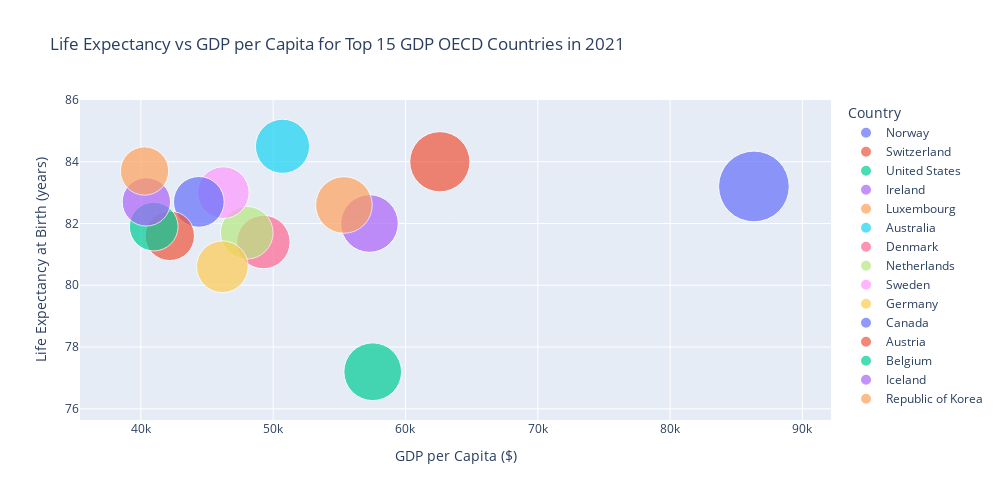

Notebook cell for this chart:
### Code cell
# Create the scatter plot for year 2021 to show how life expectancy looks for top 15 wealthier countries

fig = px.scatter(
    top_15_gdp,
    x='GDP per Capita',
    y='Life Expectancy',
    color='Country',
    #size='Population',
    size='GDP per Capita',
    hover_name='Country',
    #title='Life Expectancy vs GDP per Capita for Top 10 and Bottom 10 GDP OECD Countries in 2021',
    title='Life Expectancy vs GDP per Capita for Top 15 GDP OECD Countries in 2021',    
    labels={'GDP per Capita': 'GDP per Capita ($)', 'Life Expectancy': 'Life Expectancy at Birth (years)'},
    size_max=50
)
# Update the layout to set the size
fig.update_layout(
    width=1000,  # Set the width to 1000 pixels
    height=500   # Set the height to 500 pixels
)

# Save the figure as an HTML file
fig.write_html("../output/graphs/Fig10.html")

# Show the plot
fig.show()

### Figure 1 — Plotly figure (JSON) as saved in the notebook; plotly's stock layout.template omitted (floating-point values rounded to 4 significant figures)
{"data": [{"hovertemplate": "<b>%{hovertext}</b><br><br>Country=Norway<br>GDP per Capita ($)=%{marker.size}<br>Life Expectancy at Birth (years)=%{y}<extra></extra>", "hovertext": ["Norway"], "legendgroup": "Norway", "marker": {"color": "#636efa", "size": [86335], "sizemode": "area", "sizeref": 34.53, "symbol": "circle"}, "mode": "markers", "name": "Norway", "orientation": "v", "showlegend": true, "type": "scatter", "x": [86335], "xaxis": "x", "y": [83.2], "yaxis": "y"}, {"hovertemplate": "<b>%{hovertext}</b><br><br>Country=Switzerland<br>GDP per Capita ($)=%{marker.size}<br>Life Expectancy at Birth (years)=%{y}<extra></extra>", "hovertext": ["Switzerland"], "legendgroup": "Switzerland", "marker": {"color": "#EF553B", "size": [62595], "sizemode": "area", "sizeref": 34.53, "symbol": "circle"}, "mode": "markers", "name": "Switzerland", "orientation": "v", "showlegend": true, "type": "scatter", "x": [62595], "xaxis": "x", "y": [84], "yaxis": "y"}, {"hovertemplate": "<b>%{hovertext}</b><br><br>Country=United States<br>GDP per Capita ($)=%{marker.size}<br>Life Expectancy at Birth (years)=%{y}<extra></extra>", "hovertext": ["United States"], "legendgroup": "United States", "marker": {"color": "#00cc96", "size": [57523], "sizemode": "area", "sizeref": 34.53, "symbol": "circle"}, "mode": "markers", "name": "United States", "orientation": "v", "showlegend": true, "type": "scatter", "x": [57523], "xaxis": "x", "y": [77.2], "yaxis": "y"}, {"hovertemplate": "<b>%{hovertext}</b><br><br>Country=Ireland<br>GDP per Capita ($)=%{marker.size}<br>Life Expectancy at Birth (years)=%{y}<extra></extra>", "hovertext": ["Ireland"], "legendgroup": "Ireland", "marker": {"color": "#ab63fa", "size": [57278], "sizemode": "area", "sizeref": 34.53, "symbol": "circle"}, "mode": "markers", "name": "Ireland", "orientation": "v", "showlegend": true, "type": "scatter", "x": [57278], "xaxis": "x", "y": [82], "yaxis": "y"}, {"hovertemplate": "<b>%{hovertext}</b><br><br>Country=Luxembourg<br>GDP per Capita ($)=%{marker.size}<br>Life Expectancy at Birth (years)=%{y}<extra></extra>", "hovertext": ["Luxembourg"], "legendgroup": "Luxembourg", "marker": {"color": "#FFA15A", "size": [55347], "sizemode": "area", "sizeref": 34.53, "symbol": "circle"}, "mode": "markers", "name": "Luxembourg", "orientation": "v", "showlegend": true, "type": "scatter", "x": [55347], "xaxis": "x", "y": [82.6], "yaxis": "y"}, {"hovertemplate": "<b>%{hovertext}</b><br><br>Country=Australia<br>GDP per Capita ($)=%{marker.size}<br>Life Expectancy at Birth (years)=%{y}<extra></extra>", "hovertext": ["Australia"], "legendgroup": "Australia", "marker": {"color": "#19d3f3", "size": [50705], "sizemode": "area", "sizeref": 34.53, "symbol": "circle"}, "mode": "markers", "name": "Australia", "orientation": "v", "showlegend": true, "type": "scatter", "x": [50705], "xaxis": "x", "y": [84.5], "yaxis": "y"}, {"hovertemplate": "<b>%{hovertext}</b><br><br>Country=Denmark<br>GDP per Capita ($)=%{marker.size}<br>Life Expectancy at Birth (years)=%{y}<extra></extra>", "hovertext": ["Denmark"], "legendgroup": "Denmark", "marker": {"color": "#FF6692", "size": [49259], "sizemode": "area", "sizeref": 34.53, "symbol": "circle"}, "mode": "markers", "name": "Denmark", "orientation": "v", "showlegend": true, "type": "scatter", "x": [49259], "xaxis": "x", "y": [81.4], "yaxis": "y"}, {"hovertemplate": "<b>%{hovertext}</b><br><br>Country=Netherlands<br>GDP per Capita ($)=%{marker.size}<br>Life Expectancy at Birth (years)=%{y}<extra></extra>", "hovertext": ["Netherlands"], "legendgroup": "Netherlands", "marker": {"color": "#B6E880", "size": [48002], "sizemode": "area", "sizeref": 34.53, "symbol": "circle"}, "mode": "markers", "name": "Netherlands", "orientation": "v", "showlegend": true, "type": "scatter", "x": [48002], "xaxis": "x", "y": [81.7], "yaxis": "y"}, {"hovertemplate": "<b>%{hovertext}</b><br><br>Country=Sweden<br>GDP per Capita ($)=%{marker.size}<br>Life Expectancy at Birth (years)=%{y}<extra></extra>", "hovertext": ["Sweden"], "legendgroup": "Sweden", "marker": {"color": "#FF97FF", "size": [46227], "sizemode": "area", "sizeref": 34.53, "symbol": "circle"}, "mode": "markers", "name": "Sweden", "orientation": "v", "showlegend": true, "type": "scatter", "x": [46227], "xaxis": "x", "y": [83], "yaxis": "y"}, {"hovertemplate": "<b>%{hovertext}</b><br><br>Country=Germany<br>GDP per Capita ($)=%{marker.size}<br>Life Expectancy at Birth (years)=%{y}<extra></extra>", "hovertext": ["Germany"], "legendgroup": "Germany", "marker": {"color": "#FECB52", "size": [46159], "sizemode": "area", "sizeref": 34.53, "symbol": "circle"}, "mode": "markers", "name": "Germany", "orientation": "v", "showlegend": true, "type": "scatter", "x": [46159], "xaxis": "x", "y": [80.6], "yaxis": "y"}, {"hovertemplate": "<b>%{hovertext}</b><br><br>Country=Canada<br>GDP per Capita ($)=%{marker.size}<br>Life Expectancy at Birth (years)=%{y}<extra></extra>", "hovertext": ["Canada"], "legendgroup": "Canada", "marker": {"color": "#636efa", "size": [44380], "sizemode": "area", "sizeref": 34.53, "symbol": "circle"}, "mode": "markers", "name": "Canada", "orientation": "v", "showlegend": true, "type": "scatter", "x": [44380], "xaxis": "x", "y": [82.7], "yaxis": "y"}, {"hovertemplate": "<b>%{hovertext}</b><br><br>Country=Austria<br>GDP per Capita ($)=%{marker.size}<br>Life Expectancy at Birth (years)=%{y}<extra></extra>", "hovertext": ["Austria"], "legendgroup": "Austria", "marker": {"color": "#EF553B", "size": [42185], "sizemode": "area", "sizeref": 34.53, "symbol": "circle"}, "mode": "markers", "name": "Austria", "orientation": "v", "showlegend": true, "type": "scatter", "x": [42185], "xaxis": "x", "y": [81.6], "yaxis": "y"}, {"hovertemplate": "<b>%{hovertext}</b><br><br>Country=Belgium<br>GDP per Capita ($)=%{marker.size}<br>Life Expectancy at Birth (years)=%{y}<extra></extra>", "hovertext": ["Belgium"], "legendgroup": "Belgium", "marker": {"color": "#00cc96", "size": [40971], "sizemode": "area", "sizeref": 34.53, "symbol": "circle"}, "mode": "markers", "name": "Belgium", "orientation": "v", "showlegend": true, "type": "scatter", "x": [40971], "xaxis": "x", "y": [81.9], "yaxis": "y"}, {"hovertemplate": "<b>%{hovertext}</b><br><br>Country=Iceland<br>GDP per Capita ($)=%{marker.size}<br>Life Expectancy at Birth (years)=%{y}<extra></extra>", "hovertext": ["Iceland"], "legendgroup": "Iceland", "marker": {"color": "#ab63fa", "size": [40413], "sizemode": "area", "sizeref": 34.53, "symbol": "circle"}, "mode": "markers", "name": "Iceland", "orientation": "v", "showlegend": true, "type": "scatter", "x": [40413], "xaxis": "x", "y": [82.7], "yaxis": "y"}, {"hovertemplate": "<b>%{hovertext}</b><br><br>Country=Republic of Korea<br>GDP per Capita ($)=%{marker.size}<br>Life Expectancy at Birth (years)=%{y}<extra></extra>", "hovertext": ["Republic of Korea"], "legendgroup": "Republic of Korea", "marker": {"color": "#FFA15A", "size": [40278], "sizemode": "area", "sizeref": 34.53, "symbol": "circle"}, "mode": "markers", "name": "Republic of Korea", "orientation": "v", "showlegend": true, "type": "scatter", "x": [40278], "xaxis": "x", "y": [83.7], "yaxis": "y"}], "layout": {"height": 500, "legend": {"itemsizing": "constant", "title": {"text": "Country"}, "tracegroupgap": 0}, "title": {"text": "Life Expectancy vs GDP per Capita for Top 15 GDP OECD Countries in 2021"}, "width": 1000, "xaxis": {"anchor": "y", "autorange": true, "domain": [0, 1], "range": [35370.0, 92200.0], "title": {"text": "GDP per Capita ($)"}, "type": "linear"}, "yaxis": {"anchor": "x", "autorange": true, "domain": [0, 1], "range": [75.64, 86.0], "title": {"text": "Life Expectancy at Birth (years)"}, "type": "linear"}}}
